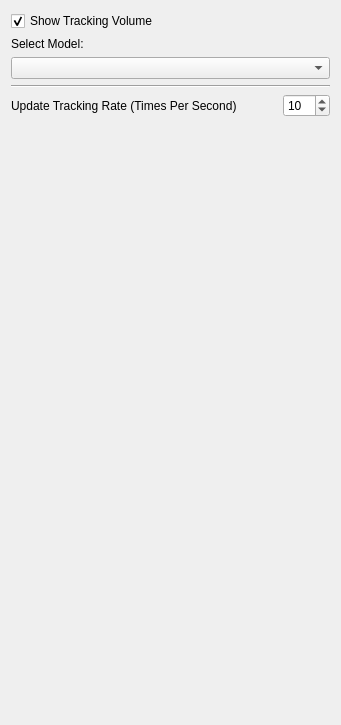
     <widget class="QWidget" name="tab_6">
      <attribute name="title">
       <string>Settings</string>
      </attribute>
      <layout class="QVBoxLayout" name="verticalLayout_61">
       <item>
        <widget class="QCheckBox" name="m_ShowTrackingVolume">
         <property name="enabled">
          <bool>true</bool>
         </property>
         <property name="visible">
          <bool>false</bool>
         </property>
         <property name="text">
          <string>Show Tracking Volume</string>
         </property>
         <property name="checked">
          <bool>true</bool>
         </property>
        </widget>
       </item>
       <item>
        <widget class="QLabel" name="label_61">
         <property name="visible">
          <bool>false</bool>
         </property>
         <property name="text">
          <string>Select Model:</string>
         </property>
        </widget>
       </item>
       <item>
        <widget class="QComboBox" name="m_VolumeSelectionBox">
         <property name="visible">
          <bool>false</bool>
         </property>
        </widget>
       </item>
       <item>
        <widget class="Line" name="line">
         <property name="visible">
          <bool>false</bool>
         </property>
         <property name="orientation">
          <enum>Qt::Horizontal</enum>
         </property>
        </widget>
       </item>
       <item>
        <layout class="QHBoxLayout" name="horizontalLayout_61">
         <item>
          <widget class="QLabel" name="m_OptionsUpdateRateLabel">
           <property name="text">
            <string>Update Tracking Rate (Times Per Second)</string>
           </property>
          </widget>
         </item>
         <item>
          <spacer name="horizontalSpacer_62">
           <property name="orientation">
            <enum>Qt::Horizontal</enum>
           </property>
           <property name="sizeHint" stdset="0">
            <size>
             <width>40</width>
             <height>20</height>
            </size>
           </property>
          </spacer>
         </item>
         <item>
          <widget class="QSpinBox" name="m_UpdateRate">
           <property name="maximum">
            <number>999</number>
           </property>
           <property name="value">
            <number>10</number>
           </property>
          </widget>
         </item>
        </layout>
       </item>
      <item>
        <spacer name="verticalSpacer_62">
         <property name="orientation">
          <enum>Qt::Vertical</enum>
         </property>
         <property name="sizeHint" stdset="0">
          <size>
           <width>20</width>
           <height>597</height>
          </size>
         </property>
        </spacer>
       </item>
      </layout>
     </widget>
